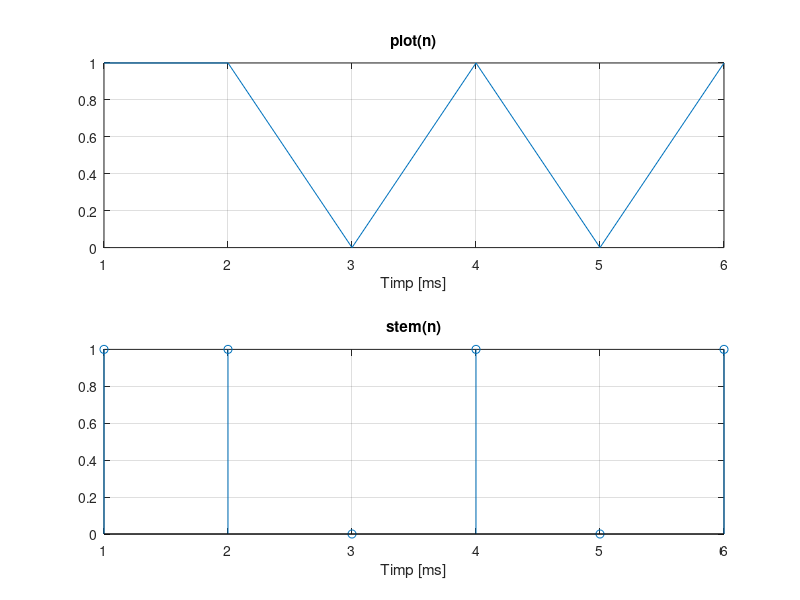

Recreate this plot in MATLAB.
% N=numarul de esantioane dat de perioada de bit inmultit cu
% frecventa de esantionare; N = 0.5 ms * 12 kHz
N = 0.5 * 12;
% creez un vector cu valori aleatoare binare
n=randi([0 1],1,N)

%  semnalul continuu in timp absolut
subplot(2,1,1),plot(n),title('plot(n)'),xlabel('Timp [ms]'),grid

%  semnalul discret in functie de n
subplot(2,1,2),stem(n),title('stem(n)'),xlabel('Timp [ms]'),grid